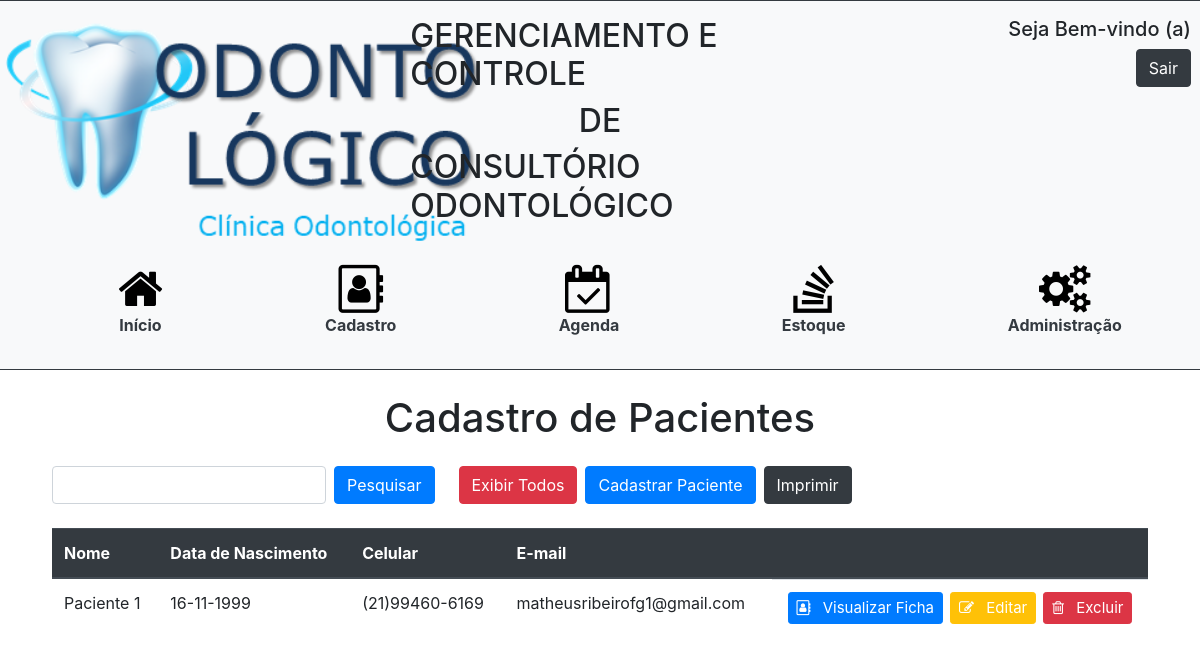
/cadastro.php?nome=Paciente 1 (signed in), run on the app's committed database.
### tables this page shows
CREATE TABLE `paciente` (
  `id` int(11) NOT NULL,
  `nome` varchar(255) DEFAULT NULL,
  `email` varchar(255) DEFAULT NULL,
  `cpf` varchar(15) NOT NULL,
  `rg` varchar(15) NOT NULL,
  `telefone` varchar(15) NOT NULL,
  `celular` varchar(15) NOT NULL,
  `cep` varchar(15) NOT NULL,
  `endereco` varchar(100) NOT NULL,
  `bairro` varchar(50) NOT NULL,
  `nascimento` date NOT NULL,
  `cidade` varchar(30) NOT NULL,
  `uf` varchar(5) DEFAULT NULL,
  `doencabase` varchar(255) DEFAULT NULL,
  `alergia` varchar(255) DEFAULT NULL,
  `medicamentos` varchar(255) DEFAULT NULL,
  `cirurgia` varchar(255) DEFAULT NULL,
  `internacoes` varchar(255) DEFAULT NULL,
  `pa` varchar(255) DEFAULT NULL,
  `queixaprinc` varchar(255) DEFAULT NULL,
  `situacaoficha` varchar(10) NOT NULL,
  `orcamento` varchar(5) NOT NULL,
  `complemento` varchar(100) NOT NULL
);

### cadastro.php (the view, shortened to what this page needs)
<!DOCTYPE html>
<html>
	<head>
		<link rel="stylesheet" href="https://stackpath.bootstrapcdn.com/bootstrap/4.3.1/css/bootstrap.min.css">
		<link rel="stylesheet" href="https://cdnjs.cloudflare.com/ajax/libs/font-awesome/4.7.0/css/font-awesome.min.css">
		<link rel="stylesheet" type="text/css" href="styleHeader.css">
	</head>
	<body>
		<?php include 'header.php'?>
		<h1 class = "text-center mb-4">Cadastro de Pacientes</h1>
        <div class = "pl-5 pr-5">
            <span class = "d-flex d-inline-flex mb-2">
                <form class="form-inline">
                    <input class="form-control mr-2 ml-1" type="search" name = "nome">
                    <button class="btn btn-primary btn-md mr-3" type="submit">Pesquisar</button>
                </form>
                <a href="cadastroTodos.php"><button type="button" class="btn btn-danger btn-md ml-2">Exibir Todos</button></a>
                <button type="button" class="btn btn-primary btn-md ml-2" data-toggle="modal" data-target="#modalCadastro">Cadastrar Paciente</button>
                <input type="button" class ="btn btn-dark ml-2" onclick="window.print();" value="Imprimir">
            </span>
                <?php
                    if(isset($_GET["nome"])){
                        $nome = $_GET["nome"];
                        include_once 'conexao.php';
                        $sql = "SELECT * FROM paciente WHERE nome
                        LIKE '{$nome}%'";
                        if($nome == "" || $nome == "%" || $nome == "'"){ ?>
                            <div class = "container">
                                <div class="alert alert-danger mt-5" role="alert">
                                    <h4 class="alert-heading">Valor digitado inválido!</h4>
                                    <p>Você precisa digitar um valor para consultar um paciente;</p>
                                    <hr>
                                    <p class="mb-0">Sistema Odontológico</p>
                                </div>
                            </div>
                        <?php
                        } else {
                        $buscar = mysqli_query($con, $sql);
                        $totalRegistros = mysqli_num_rows($buscar);
                        if($totalRegistros > 0){
                ?>
            <div class = "overflow-auto ml-1 mr-1 mt-3" style = "max-height: 550px">
                <table class="table table-hover">
                    <thead id = "theadCadastro" class = "thead-dark">
                        <tr>
                            <th scope="col">Nome</th>
                            <th scope="col">Data de Nascimento</th>
                            <th scope="col">Celular</th>
                            <th scope="col">E-mail</th>
                            <th scope="col"></th>
                        </tr>
                    </thead>
                    <tbody id = "tbodyCadastro">
                        <?php
                            while($array = mysqli_fetch_array($buscar)){
                                $id = $array['id'];
                                $nascimento = $array['nascimento'];
                                $dtNasci = explode('-', $nascimento);
                                $datadeNascimento = $dtNasci[2] . "-" . $dtNasci[1]. "-" . $dtNasci[0];
                            ?>
                            <tr><td><?php echo $array['nome']?></td>
                                <td><?php echo $datadeNascimento?></td>
                                <td><?php echo $array['celular']?></td>
                                <td><?php echo $array['email']?></td>
                                <td class = "d-flex justify-content-around">
                                    <a style = "font-size:15px" class="btn btn-primary btn-sm"  style="color:#fff" href="ficha.php?id=<?php echo $id?>" role="button">
                                        <i class="fa fa-address-book-o mr-2" aria-hidden="true"></i>
                                        Visualizar Ficha
                                    </a>
                                    <a style = "font-size:15px" class="btn btn-warning btn-sm text-white"  style="color:#fff" href="editarCadastro.php?id=<?php echo $id?>" role="button">
                                        <i class="fa fa-pencil-square-o mr-2" aria-hidden="true"></i>
                                        Editar
                                    </a>
                                    <a style = "font-size:15px" class="btn btn-danger btn-sm"  style="color:#fff" href="#" onclick = "excluir(<?php echo $array['id']?>)" role="button">
                                        <i class="fa fa-trash-o mr-2" aria-hidden="true"></i>
                                        Excluir
                                    </a>
                                </td>
                            </tr>
                        <?php
                        };?>
                       </tbody>
                    </table>
                </div>
            </div>
                        <?php
                    }
                }
            }
                ?>
	</body>
</html>

### data on the page
paciente: nome "Paciente 1", nascimento "16-11-1999", celular "(21)99460-6169", email "matheusribeirofg1@gmail.com"
